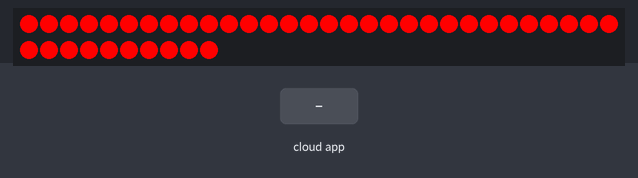
A sketch run on a simulated ESP32. On the bench: 40 RGB LEDs in strip order, left to right, continuing on the next row. The inputs (shaded band) are chosen by the test bench. Dim RGB values are drawn brighter than linear; WiFi joins after 1.5 s; servers stay silent unless stated; what the sketch prints to the serial monitor is not drawn.

Above: at 0.1 s.
At 0.6 s:
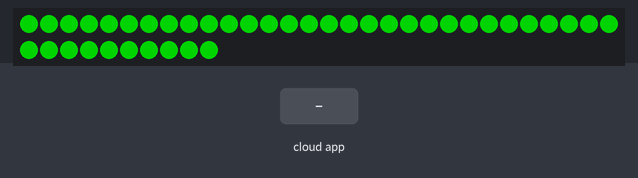
At 1.1 s:
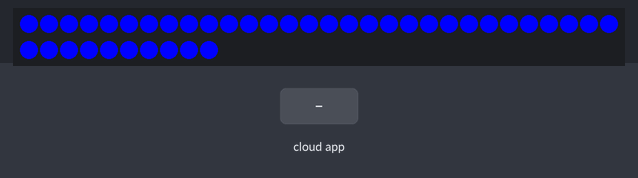
4.3 s: the phone or cloud app sets LIGHT_ID to 0
5.8 s: the phone or cloud app sets LIGHT_ID to 1
Timing chart, 0 to 8.8 s (numbered marks = the images above; inputs shaded):
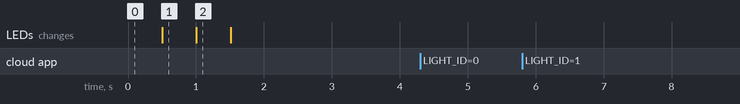

Measured:
- after the input at 4.3 s, every drawn part: stays the same
- after the input at 5.8 s, every drawn part: stays the same
- what the display in image 1 shows lasts 0.5 s, from 0.5 s to 1.0 s

The sketch:

SinricPro_WS2812B.ino
```cpp
/*
 * ESP32 + WS2812B + Sinric Pro (Google Home)
 *
 * DEPENDENCIES (Install via Library Manager):
 * 1. SinricPro by Sinric Pro
 * 2. FastLED by Daniel Garcia
 */

#include <Arduino.h>
#include <WiFi.h> // Changed from ESP8266WiFi.h for ESP32
#include "SinricPro.h"
#include "SinricProLight.h"
#include <FastLED.h>

// -----------------------------------------------------------------------------
// USER CONFIGURATION (EDIT THESE)
// -----------------------------------------------------------------------------

#define WIFI_SSID         "WIFI_SSID"
#define WIFI_PASS         "WIFI_PASS"

#define APP_KEY           "APP_KEY"      // from https://portal.sinric.pro
#define APP_SECRET        "APP_SECRET"   // from https://portal.sinric.pro
#define LIGHT_ID          "LIGHT_ID"               // from https://portal.sinric.pro

// LED CONFIGURATION
#define LED_PIN           4        // GPIO 4. (Check your board! On NodeMCU-32S, D4 might be GPIO 4, or D2 might be GPIO 2)
#define NUM_LEDS          40       // How many LEDs on your strip?
#define LED_TYPE          WS2812B
#define COLOR_ORDER       GRB      // Try RGB if colors are swapped

// -----------------------------------------------------------------------------

#define BAUD_RATE         115200

CRGB leds[NUM_LEDS];
bool powerState = false;
int globalBrightness = 255; // 0-255

// --- Sinric Pro Callbacks ---

bool onPowerState(const String &deviceId, bool &state) {
  powerState = state;
  if (powerState) {
    FastLED.setBrightness(globalBrightness);
  } else {
    FastLED.setBrightness(0);
  }
  FastLED.show();
  Serial.printf("Device %s turned %s\r\n", deviceId.c_str(), state ? "on" : "off");
  return true; // request handled properly
}

bool onBrightness(const String &deviceId, int &brightness) {
  // SinricPro gives 0-100, FastLED needs 0-255
  globalBrightness = map(brightness, 0, 100, 0, 255);
  FastLED.setBrightness(globalBrightness);
  FastLED.show();
  Serial.printf("Device %s brightness level changed to %d\r\n", deviceId.c_str(), brightness);
  return true;
}

bool onAdjustBrightness(const String &deviceId, int brightnessDelta) {
  // brightnessDelta is relative (-30 or +30)
  globalBrightness += map(brightnessDelta, -100, 100, -255, 255);
  globalBrightness = constrain(globalBrightness, 0, 255);
  FastLED.setBrightness(globalBrightness);
  FastLED.show();
  Serial.printf("Device %s brightness changed by %d to %d\r\n", deviceId.c_str(), brightnessDelta, globalBrightness);
  return true;
}

bool onColor(const String &deviceId, byte &r, byte &g, byte &b) {
  fill_solid(leds, NUM_LEDS, CRGB(r, g, b));
  FastLED.show();
  Serial.printf("Device %s color changed to RGB(%d, %d, %d)\r\n", deviceId.c_str(), r, g, b);
  return true;
}

// --- Setup & Loop ---

void setupWiFi() {
  Serial.printf("\r\n[Wifi]: Connecting");
  WiFi.begin(WIFI_SSID, WIFI_PASS);
  while (WiFi.status() != WL_CONNECTED) {
    Serial.printf(".");
    delay(250);
  }
  Serial.printf("connected!\r\n[Wifi]: IP-Address is %s\r\n", WiFi.localIP().toString().c_str());
}

void setupSinricPro() {
  SinricProLight &myLight = SinricPro[LIGHT_ID];

  // Set callbacks
  myLight.onPowerState(onPowerState);
  myLight.onBrightness(onBrightness);
  myLight.onAdjustBrightness(onAdjustBrightness);
  myLight.onColor(onColor);

  // Setup SinricPro connection
  SinricPro.onConnected([](){ Serial.printf("Connected to SinricPro\r\n"); });
  SinricPro.onDisconnected([](){ Serial.printf("Disconnected from SinricPro\r\n"); });
  SinricPro.begin(APP_KEY, APP_SECRET);
}

void setup() {
  Serial.begin(BAUD_RATE);

  // Setup LEDs
  FastLED.addLeds<LED_TYPE, LED_PIN, COLOR_ORDER>(leds, NUM_LEDS).setCorrection(TypicalLEDStrip);
  FastLED.setBrightness(globalBrightness);

  // --- STARTUP TEST SEQUENCE ---
  // Cycle R-G-B to confirm wiring is correct
  fill_solid(leds, NUM_LEDS, CRGB::Red);
  FastLED.show();
  delay(500);
  fill_solid(leds, NUM_LEDS, CRGB::Green);
  FastLED.show();
  delay(500);
  fill_solid(leds, NUM_LEDS, CRGB::Blue);
  FastLED.show();
  delay(500);
  // -----------------------------

  // Clear LEDs on startup
  fill_solid(leds, NUM_LEDS, CRGB::Black);
  FastLED.show();

  setupWiFi();
  setupSinricPro();
}

void loop() {
  SinricPro.handle();
}
```
